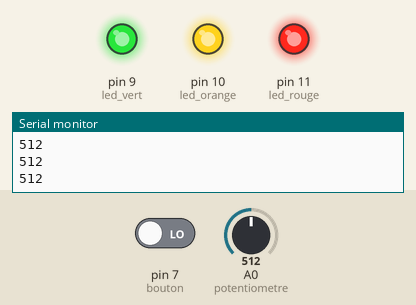
Simulated run of this sketch. Board: Arduino Uno, built with avr-gcc and run on an emulated ATmega328P. On the bench: output pins drawn as LEDs (lit = HIGH), the last lines printed to the serial monitor. The inputs (shaded band) are chosen by the test bench; at power-on: A0 (potentiometre) = 512, pin 7 (bouton) LOW. Random numbers use the default seed unless the sketch sets one.

Above: at 1.2 s.
1.3 s: A0 (potentiometre) set to 515
At 2.6 s:
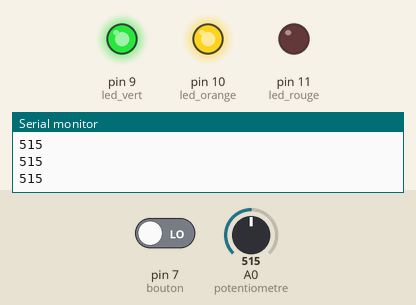
3.0 s: pin 7 (bouton) driven HIGH
At 3.8 s:
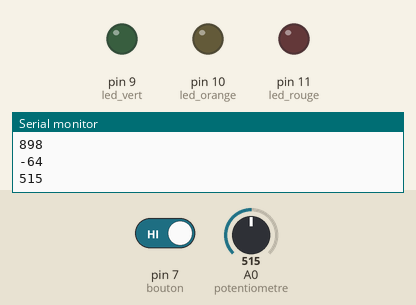
4.5 s: A0 (potentiometre) set to 410
7.2 s: A0 (potentiometre) set to 382
At 8.9 s:
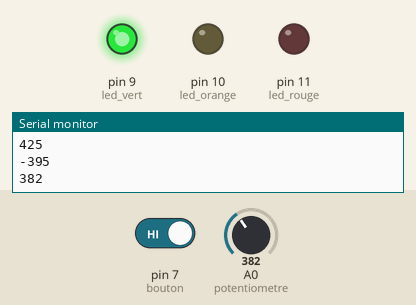
10.2 s: A0 (potentiometre) set to 661
13.2 s: A0 (potentiometre) set to 687
Timing chart, 0 to 15.7 s (numbered marks = the images above; inputs shaded):
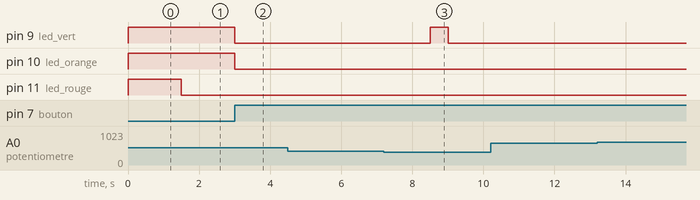

The sketch:

TP3_EX2.ino
```cpp
#include <math.h>

#define led_vert 9
#define led_orange 10
#define led_rouge 11

#define bouton 7
#define potentiometre A0

int sensorValue;
int randomValue = 0;
int result = 0;

void setup() {
  Serial.begin(9600);
  pinMode(led_rouge, OUTPUT);
  pinMode(led_orange, OUTPUT);
  pinMode(led_vert, OUTPUT);

  pinMode(bouton, INPUT);
  pinMode(potentiometre, INPUT);

  randomSeed(analogRead(0));
  randomValue = random(0, 1024);
  Serial.println(randomValue);
}

void loop(){
  reset();
  sensorValue = analogRead(potentiometre);
  if(digitalRead(bouton) == HIGH){
    randomValue = random(0, 1024);
    Serial.println(randomValue);
    Serial.println(result);
  }

  result = sensorValue - randomValue;
  if(abs(result) < 50){
    digitalWrite(led_vert, HIGH);
  }
  if(abs(result) < 15){
    digitalWrite(led_orange, HIGH);
  }
  if(abs(result) < 3){
    digitalWrite(led_rouge, HIGH);
  }

  Serial.println(sensorValue);      //debug
  delay(500);
}

void reset(){
  digitalWrite(led_vert, LOW);
  digitalWrite(led_orange, LOW);
  digitalWrite(led_rouge, LOW);

}
```

Measured:
- the behaviour switches between 514 and 515 on A0 (potentiometre) (found by bisection; images 0 and 1)
- the behaviour switches between 397 and 396 on A0 (potentiometre) (found by bisection; images 2 and 3)
- after the input at 1.3 s, pin 11 (led_rouge): HIGH → LOW after 0.20 s
- after the input at 3.0 s, pin 9 (led_vert), pin 10 (led_orange): HIGH → LOW at once
